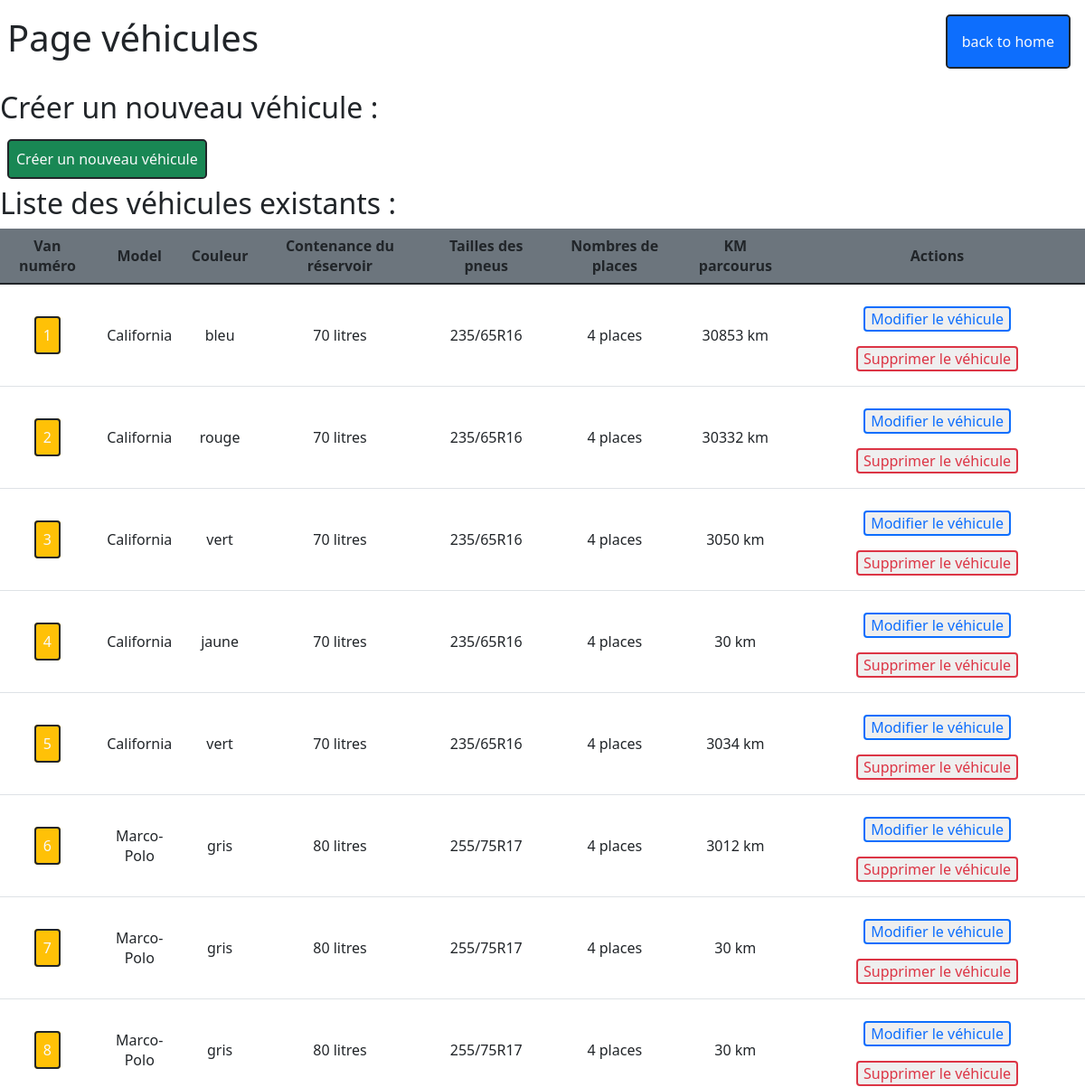
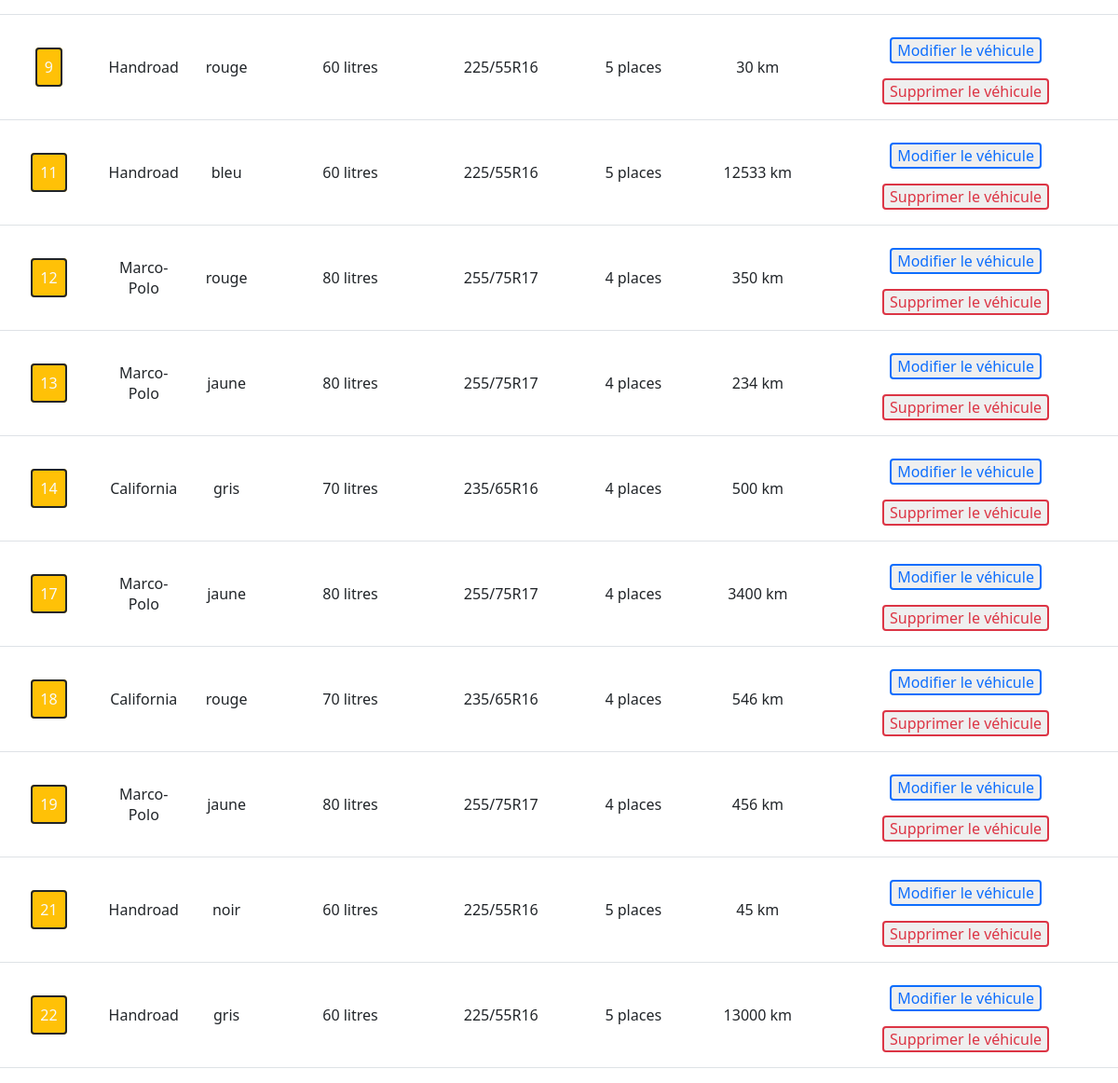
Page /methodes/vehicles/read.php on the committed database (2 pictures, top to bottom).
### tables this page shows
CREATE TABLE `vehicles` (
  `v_id` int(11) NOT NULL,
  `model` int(11) NOT NULL,
  `color` enum('bleu','rouge','jaune','vert','gris','noir') DEFAULT NULL,
  `km` int(11) DEFAULT NULL
);

CREATE TABLE `car_model` (
  `id` int(11) NOT NULL,
  `model` enum('California','Marco-Polo','Handroad') DEFAULT NULL,
  `pax` int(11) DEFAULT NULL,
  `tank` int(11) DEFAULT 60,
  `tires` varchar(60) DEFAULT NULL,
  `slug` varchar(50) NOT NULL,
  `image` varchar(16000) NOT NULL
);

### methodes/vehicles/read.php (the view, shortened to what this page needs)
<?php
    $connexion = connect_bd();
    $sql="SELECT * from vehicles JOIN car_model ON car_model.id = vehicles.model ORDER BY vehicles.v_id";
?>
<html>
<head>
<link rel="stylesheet" href="https://cdn.jsdelivr.net/npm/bootstrap-icons@1.8.1/font/bootstrap-icons.css">
    <link href="https://cdn.jsdelivr.net/npm/bootstrap@5.1.3/dist/css/bootstrap.min.css" rel="stylesheet">
</head>
<body>
<div class="d-flex justify-content-between align-items-center">
<h1 class="mx-2"> Page véhicules </h1>
<button class="bg-primary border border-2 border-dark rounded-3 p-3 m-3">
       <a class="text-decoration-none text-light " href='../../index.php'> <span> back to home </span> </a>
        </button>
</div>
<h2 class="mt-2">
    Créer un nouveau véhicule :
</h2>
<button type="button" class="bg-success border border-2 border-dark rounded-3 p-2 m-2">
    <a class="text-decoration-none text-light " href="create.php">
        Créer un nouveau véhicule
    </a>
</button>
<h2>  Liste des véhicules existants :   </h2>
<table class="table">
    <thead class="bg-secondary">
        <tr class="align-middle text-center">
            <th>Van numéro</th>
            <th>Model</th>
            <th>Couleur</th>
            <th>Contenance du réservoir</th>
            <th>Tailles des pneus</th>
            <th>Nombres de places</th>
            <th>KM parcourus</th>
            <th>Actions</th>
        </tr>
    </thead>
    <tbody>
        <?php foreach ($connexion->query($sql) as $row){ ?>
            <tr class="align-middle text-center">
                <td ><span class="p-2 bg-warning border border-dark border-2 rounded-2 text-light"><?=$row['v_id'] ?> </span></td>
                <td class=""><?=$row['model'] ?></td>
                <td class=""><?=$row['color'] ?></td>
                <td><?=$row['tank'] ?> litres</td>
                <td><?=$row['tires'] ?></td>
                <td><?=$row['pax'] ?> places</td>
                <td><?=$row['km'] ?>&nbsp;km</td>
                <td>
                <div class="mt-2">
<button type="button" class=" border border-primary border-2 rounded-2 m-2"> <a class="text-decoration-none" href="update.php?id=<?= $row['v_id'] ?>"> Modifier le véhicule </a></button>
<button type="button" class=" border border-danger border-2 rounded-2 m-2"> <a class="text-danger text-decoration-none" href="delete.php?id=<?= $row['v_id'] ?>"> Supprimer le véhicule </a></button>
</div>
                </td>
            </tr>
        <?php } ?>
    </tbody>
</table>
</body>
</html>

### rows in the picture
vehicles: v_id "1", model.model "California", color "bleu", model.tank "70", model.tires "235/65R16", model.pax "4", km "30853"
vehicles: v_id "2", model.model "California", color "rouge", model.tank "70", model.tires "235/65R16", model.pax "4", km "30332"
vehicles: v_id "3", model.model "California", color "vert", model.tank "70", model.tires "235/65R16", model.pax "4", km "3050"
vehicles: v_id "4", model.model "California", color "jaune", model.tank "70", model.tires "235/65R16", model.pax "4", km "30"
vehicles: v_id "5", model.model "California", color "vert", model.tank "70", model.tires "235/65R16", model.pax "4", km "3034"
vehicles: v_id "6", model.model "Marco-Polo", color "gris", model.tank "80", model.tires "255/75R17", model.pax "4", km "3012"
vehicles: v_id "7", model.model "Marco-Polo", color "gris", model.tank "80", model.tires "255/75R17", model.pax "4", km "30"
vehicles: v_id "8", model.model "Marco-Polo", color "gris", model.tank "80", model.tires "255/75R17", model.pax "4", km "30"
vehicles: v_id "9", model.model "Handroad", color "rouge", model.tank "60", model.tires "225/55R16", model.pax "5", km "30"
vehicles: v_id "11", model.model "Handroad", color "bleu", model.tank "60", model.tires "225/55R16", model.pax "5", km "12533"
vehicles: v_id "12", model.model "Marco-Polo", color "rouge", model.tank "80", model.tires "255/75R17", model.pax "4", km "350"
vehicles: v_id "13", model.model "Marco-Polo", color "jaune", model.tank "80", model.tires "255/75R17", model.pax "4", km "234"
vehicles: v_id "14", model.model "California", color "gris", model.tank "70", model.tires "235/65R16", model.pax "4", km "500"
vehicles: v_id "17", model.model "Marco-Polo", color "jaune", model.tank "80", model.tires "255/75R17", model.pax "4", km "3400"
vehicles: v_id "18", model.model "California", color "rouge", model.tank "70", model.tires "235/65R16", model.pax "4", km "546"
vehicles: v_id "19", model.model "Marco-Polo", color "jaune", model.tank "80", model.tires "255/75R17", model.pax "4", km "456"
vehicles: v_id "21", model.model "Handroad", color "noir", model.tank "60", model.tires "225/55R16", model.pax "5", km "45"
vehicles: v_id "22", model.model "Handroad", color "gris", model.tank "60", model.tires "225/55R16", model.pax "5", km "13000"
